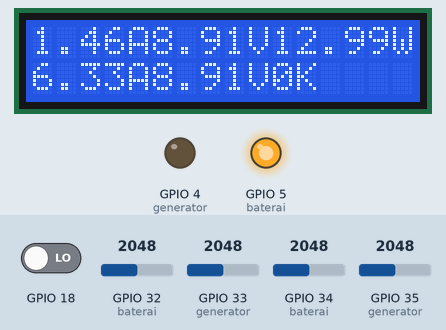
Recording of a program running on a simulated ESP32. Shown: 16×2 character LCD, output pins drawn as LEDs (lit = HIGH). Inputs (shaded band) come from the test bench; at power-on: GPIO 34 (baterai) = 2048, GPIO 35 (generator) = 2048, GPIO 32 (baterai) = 2048, GPIO 33 (generator) = 2048, GPIO 18 LOW. WiFi joins after 1.5 s; servers stay silent unless stated; what the program prints to the serial monitor is not drawn.

Above: at 5.2 s.
5.3 s: GPIO 34 (baterai) set to 2772
At 6.5 s:
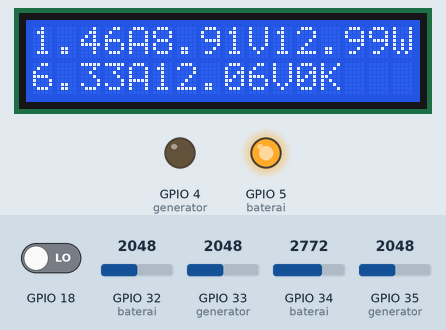
6.8 s: GPIO 34 (baterai) set to 2876
At 8.0 s:
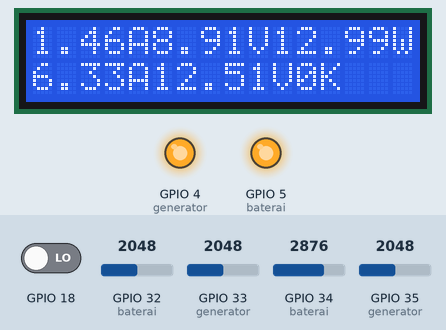
8.3 s: GPIO 35 (generator) set to 3281
At 9.3 s:
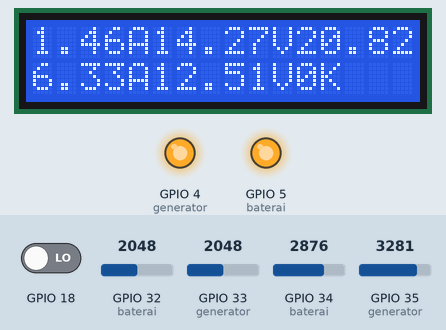
9.8 s: GPIO 35 (generator) set to 3396
At 10.4 s:
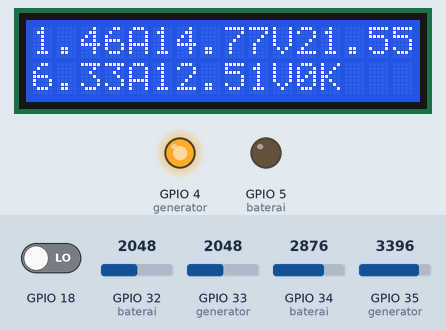
11.3 s: GPIO 32 (baterai) set to 2866
At 12.5 s:
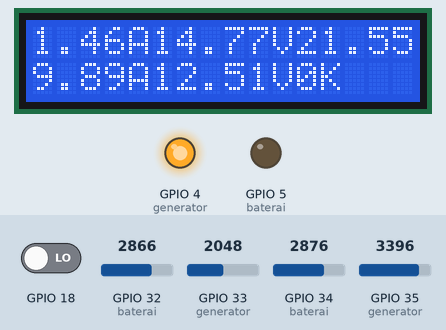
12.8 s: GPIO 33 (generator) set to 2866
At 13.9 s:
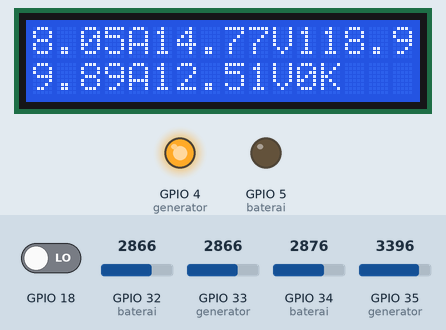
Timing chart, 0 to 15.3 s (numbered marks = the images above; inputs shaded):
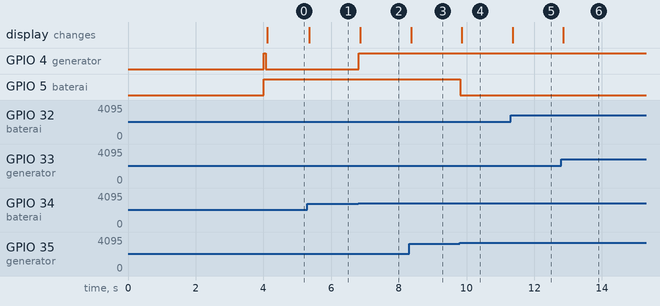

The program:

main.cpp
```cpp
#include <Arduino.h>
#include <Wire.h>
#include <SPIFFS.h>
#include <SD.h>
#include <Update.h>
#include <LiquidCrystal_I2C.h>
#include <WiFi.h>
#include <WiFiClientSecure.h>

// // include firebase dan wifi
#include <Firebase_ESP_Client.h>
#include <addons/TokenHelper.h>
#include <addons/RTDBHelper.h>
#define WIFI_SSID "KONTRAKAN UYE" // ini adalah nama wifi
#define WIFI_PASSWORD "KUSANG123" // dan ini adalah passwordnya. kosongkan bagian ini kalau tidak pakai password
#define API_KEY "AIzaSyBsVj4YXqGT7PexdZ0QD1wK2UUjRtPk878"
#define DATABASE_URL "bangfaisal-1-default-rtdb.asia-southeast1.firebasedatabase.app" //<databaseName>.firebaseio.com or <databaseName>.<region>.firebasedatabase.app
#define USER_EMAIL "ahmadyusufmaulana0@gmail.com"
#define USER_PASSWORD "yusuf1112"

// Define Firebase Data object
FirebaseData fbdo;
FirebaseAuth auth;
FirebaseConfig config;
unsigned long sendDataPrevMillis = 0;

// nilai variabel untuk sensor tegangan
float nilaiTeganganGenerator = 0.0;
float nilaiTeganganBaterai = 0.0;

// boolean untuk relay upload ke firebase
bool keadaanRelayBaterai = false;
bool keadaanRelayGenerator = false;

// ini adalah variabel nilai daya generator
float dayaMasukDariGenerator = 0;

// variabel counter dengan menggunakan ir sensor
int keadaanSensor = 0;
int keadaanTekan = 0;
int jumlahTonjolan = 0;  // jumlah polisi tidur tertekan kebawah
int jumlahKendaraan = 0; // adalah jumlah kendaraan dengan membagi jumlah jonjolan dengan dua

// variabel untuk sensor arus generator dan baterai
float nilaiArusGenerator = 0.0;
float nilaiArusBaterai = 0.0;

LiquidCrystal_I2C lcd(0x27, 16, 2);

void setup()
{
    Serial.begin(115200);
    // memulai komunikasi dengan wifi
    WiFi.begin(WIFI_SSID, WIFI_PASSWORD);
    Serial.print("Connecting to Wi-Fi");
    lcd.setCursor(0, 0);
    lcd.print("connecting     ");
    lcd.setCursor(0, 1);
    lcd.print("               ");
    delay(3000);
    while (WiFi.status() != WL_CONNECTED)
    {
        Serial.print(".");
        lcd.setCursor(0, 1);
        lcd.print(".");
        delay(3000);
    }
    Serial.println();
    Serial.print("Connected with IP: ");
    Serial.println(WiFi.localIP());
    Serial.println();
    lcd.setCursor(0, 0);
    lcd.print("connected!?    ");
    lcd.setCursor(0, 1);
    lcd.print("IP:");
    lcd.print(WiFi.localIP());
    delay(1000);

    config.api_key = API_KEY;
    auth.user.email = USER_EMAIL;
    auth.user.password = USER_PASSWORD;
    config.database_url = DATABASE_URL;
    config.token_status_callback = tokenStatusCallback; // see addons/TokenHelper.h
    Firebase.begin(&config, &auth);
    Firebase.reconnectWiFi(true);
    Firebase.setDoubleDigits(5);

    // setting inisialisasi sensor IR
    pinMode(18, INPUT);
    // inisialisasi sensor tegangan
    pinMode(34, INPUT); // baterai
    pinMode(35, INPUT); // generator
    // inisialisasi sensor arus
    pinMode(33, INPUT); // generator
    pinMode(32, INPUT); // baterai
    // inisialisasi relay
    pinMode(4, OUTPUT); // generator
    pinMode(5, OUTPUT); // baterai
    // buat nilai kedua relay high secara default
    digitalWrite(4, HIGH); // baterai
    digitalWrite(5, HIGH); // generator

    // Initialize the LCD connected
    lcd.init();
    // Turn on the backlight on LCD.
    lcd.backlight();
}

void loop()
{
    // kode untuk menghitung jumlah kendaraan
    keadaanSensor = digitalRead(18);
    if (keadaanSensor == HIGH && keadaanTekan == 0)
    {
        jumlahTonjolan++;
        keadaanTekan = 1;
    }
    else if (keadaanSensor == LOW)
        keadaanTekan = 0;
    // bagi dua nilai jumlah tonjolan sehingga didapatkan nilai jumlah kendaraan :)
    jumlahKendaraan = jumlahTonjolan / 2;

    // rumus mencari nilai arus
    int analogArusGenerator = analogRead(33);
    int analogArusBaterai = analogRead(32);
    nilaiArusGenerator = (1.67 - ((analogArusGenerator + 205.3) * (3.3 / 4095.0))) / 0.1;
    nilaiArusBaterai = (0.65 - ((analogArusBaterai + 211.6) * (3.3 / 4095.0))) / 0.185;
    // jaga nilai arus agar tetap tinggi
    if (nilaiArusGenerator < 0)
        nilaiArusGenerator = nilaiArusGenerator * -1;
    if (nilaiArusBaterai < 0)
        nilaiArusBaterai = nilaiArusBaterai * -1;

    // rumus mencari nilai tegangan
    int analogTeganganGenerator = analogRead(35);
    int analogTeganganBaterai = analogRead(34);
    // nilai 0.2 adalah penyederhanaan dari = (R2 / (R1 + R2))
    //                                      = (7500 / (30000 + 7500))
    //                                      = 0.2
    // dan 1.08 adalah nilai kalibrasi tegangan (karena grafik adc esp32 tidak linear sempurna)
    nilaiTeganganGenerator = (analogTeganganGenerator * (3.3 / 4096.0)) / 0.2 * 1.08;
    nilaiTeganganBaterai = (analogTeganganBaterai * (3.3 / 4096.0)) / 0.2 * 1.08;

    // perintah menemukan daya dari generator
    dayaMasukDariGenerator = nilaiArusGenerator * nilaiTeganganGenerator;

    // perintah untuk mematikan dan menyalakan relay jika mencapai voltase tertentu
    // 12.23 adalah nilai tegangan minimum baterai lead acid (baterai kosong)
    if (nilaiTeganganBaterai < 12.23)
    {
        digitalWrite(4, LOW);
        keadaanRelayBaterai = false;
    }
    else
    {
        digitalWrite(4, HIGH);
        keadaanRelayBaterai = true;
    }
    // 15 adalah nilai tegangan tertinggi yang masih aman untuk stepdown
    if (nilaiTeganganGenerator > 14.5)
    {
        digitalWrite(5, LOW);
        keadaanRelayGenerator = false;
    }
    else
    {
        digitalWrite(5, HIGH);
        keadaanRelayGenerator = true;
    }

    // tampilkan semua nilai yang penting di serial monitor
    Serial.print("Agen: ");
    Serial.print(nilaiArusGenerator);
    Serial.print(" Abat: ");
    Serial.print(nilaiArusBaterai);
    Serial.print(" Vgen: ");
    Serial.print(nilaiTeganganGenerator);
    Serial.print(" Vbat: ");
    Serial.print(nilaiTeganganBaterai);
    Serial.print(" Pgen: ");
    Serial.println(dayaMasukDariGenerator);

    // tampilan untuk lcd
    // baris pertama
    lcd.setCursor(0, 0);
    // lcd.print("G: ");
    lcd.print(nilaiArusGenerator);
    lcd.print("A");
    lcd.print(nilaiTeganganGenerator);
    lcd.print("V");
    lcd.print(dayaMasukDariGenerator);
    lcd.print("W      ");
    // baris kedua
    lcd.setCursor(0, 1);
    // lcd.print("B: ");
    lcd.print(nilaiArusBaterai);
    lcd.print("A");
    lcd.print(nilaiTeganganBaterai);
    lcd.print("V");
    lcd.print(jumlahKendaraan);
    lcd.print("K      ");

    // ini kode untuk upload kode ke firebase
    if (Firebase.ready() && (millis() - sendDataPrevMillis > 10000 || sendDataPrevMillis == 0))
    {
        sendDataPrevMillis = millis();
        Firebase.RTDB.setFloat(&fbdo, "/DayaGenerator", dayaMasukDariGenerator);
        Firebase.RTDB.setFloat(&fbdo, "/VGenerator", nilaiTeganganGenerator);
        Firebase.RTDB.setFloat(&fbdo, "/VBaterai", nilaiTeganganBaterai);
        Firebase.RTDB.setFloat(&fbdo, "/Agenerator", nilaiArusGenerator);
        Firebase.RTDB.setFloat(&fbdo, "/ABaterai", nilaiArusBaterai);
        Firebase.RTDB.setBool(&fbdo, "/RelayGenerator", keadaanRelayGenerator);
        Firebase.RTDB.setBool(&fbdo, "/RelayBaterai", keadaanRelayBaterai);
        Firebase.RTDB.setInt(&fbdo, "/JumlahKendaraan", jumlahKendaraan);
    }
    // delay(350); // untuk memudahkan pembacaan data dan upload ke firebase #unkomen jika dibutuhkan
}
// END OF FILE //
```

Measured:
- the behaviour switches between 2811 and 2812 on GPIO 34 (baterai) (found by bisection; images 1 and 2)
- the behaviour switches between 3332 and 3333 on GPIO 35 (generator) (found by bisection; images 3 and 4)
- after the input at 5.3 s, the display: changes after 0.05 s (image 1)
- after the input at 6.8 s, GPIO 4 (generator): LOW → HIGH at once; the display: changes after 0.05 s (image 2)
- after the input at 8.3 s, the display: changes after 0.06 s (image 3)
- after the input at 9.8 s, GPIO 5 (baterai): HIGH → LOW at once; the display: changes after 0.06 s (image 4)
- after the input at 11.3 s, the display: changes after 0.06 s (image 5)
- after the input at 12.8 s, the display: changes after 0.06 s (image 6)
